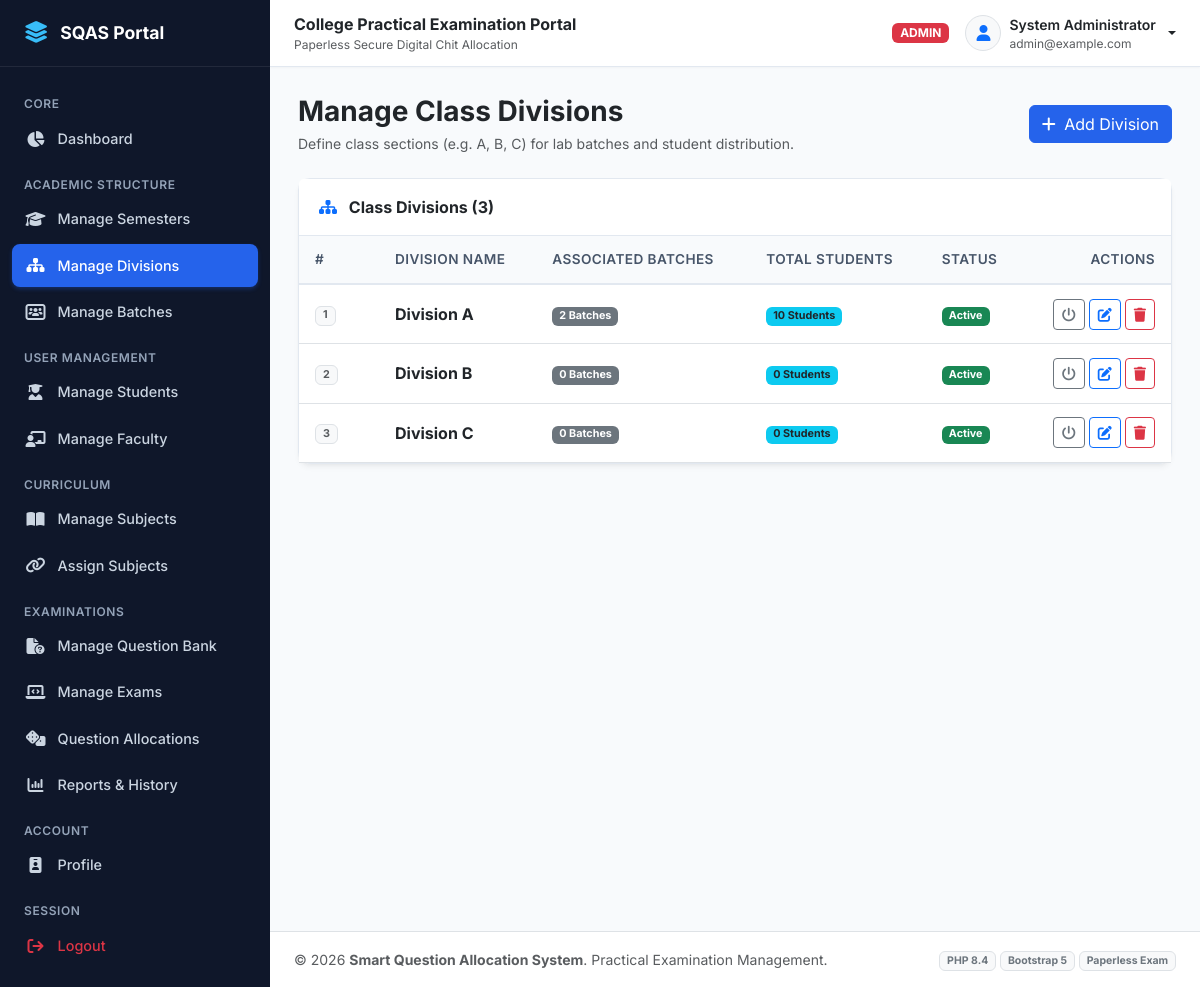
Screenshot of /admin/divisions.php (signed in) with the database file from the repository.
### tables this page shows
CREATE TABLE `divisions` (
  `division_id` INT AUTO_INCREMENT PRIMARY KEY,
  `division_name` VARCHAR(20) NOT NULL UNIQUE,
  `status` ENUM('active', 'inactive') NOT NULL DEFAULT 'active',
  `created_at` TIMESTAMP DEFAULT CURRENT_TIMESTAMP
);

### admin/divisions.php (the view, shortened to what this page needs)
<?php
require_once __DIR__ . '/../includes/functions.php';
$divisions = $pdo->query("
    SELECT d.*,
           (SELECT COUNT(*) FROM batches b WHERE b.division_id = d.division_id) as batch_count,
           (SELECT COUNT(*) FROM students s WHERE s.division_id = d.division_id) as student_count
    FROM divisions d
    ORDER BY d.division_name ASC
")->fetchAll();
include __DIR__ . '/../includes/header.php';
?>
<div class="d-flex justify-content-between align-items-center mb-4 flex-wrap gap-2">
    <div>
        <h3 class="fw-bold text-dark mb-1">Manage Class Divisions</h3>
        <p class="text-muted small mb-0">Define class sections (e.g. A, B, C) for lab batches and student distribution.</p>
    </div>
    <button class="btn btn-primary" data-bs-toggle="modal" data-bs-target="#addDivisionModal">
        <i class="fa-solid fa-plus me-1"></i> Add Division
    </button>
</div>
<div class="card">
    <div class="card-header bg-white d-flex justify-content-between align-items-center">
        <span class="fw-bold text-dark"><i class="fa-solid fa-sitemap me-2 text-primary"></i> Class Divisions (<?= count($divisions) ?>)</span>
    </div>
    <div class="card-body p-0">
        <div class="table-responsive">
            <table class="table table-hover align-middle mb-0">
                <thead>
                    <tr>
                        <th style="width: 80px;">#</th>
                        <th>Division Name</th>
                        <th>Associated Batches</th>
                        <th>Total Students</th>
                        <th>Status</th>
                        <th class="text-end">Actions</th>
                    </tr>
                </thead>
                <tbody>
                    <?php if (empty($divisions)): ?>
                        <tr><td colspan="6" class="text-center text-muted py-4">No divisions found. Click "Add Division" to create one.</td></tr>
                    <?php else: ?>
                        <?php foreach ($divisions as $idx => $div): ?>
                            <tr>
                                <td><span class="badge bg-light text-muted border"><?= $idx + 1 ?></span></td>
                                <td class="fw-bold fs-6 text-dark">Division <?= e($div['division_name']) ?></td>
                                <td><span class="badge bg-secondary"><?= $div['batch_count'] ?> Batches</span></td>
                                <td><span class="badge bg-info text-dark"><?= $div['student_count'] ?> Students</span></td>
                                <td><?= status_badge($div['status']) ?></td>
                                <td class="text-end">
                                    <a href="divisions.php?action=toggle&id=<?= $div['division_id'] ?>" class="btn btn-sm btn-outline-secondary" title="Toggle Status">
                                        <i class="fa-solid fa-power-off"></i>
                                    </a>
                                    <button class="btn btn-sm btn-outline-primary" data-bs-toggle="modal" data-bs-target="#editDivModal<?= $div['division_id'] ?>" title="Edit">
                                        <i class="fa-solid fa-pen-to-square"></i>
                                    </button>
                                    <a href="divisions.php?action=delete&id=<?= $div['division_id'] ?>" class="btn btn-sm btn-outline-danger" data-confirm="Are you sure you want to delete Division <?= e($div['division_name']) ?>?" title="Delete">
                                        <i class="fa-solid fa-trash"></i>
                                    </a>
                                </td>
                            </tr>
                        <?php endforeach; ?>
                    <?php endif; ?>
                </tbody>
            </table>
        </div>
    </div>
</div>
<?php include __DIR__ . '/../includes/footer.php'; ?>

### includes/functions.php (shortened to what this page needs)
<?php
function e($string) {
    return htmlspecialchars((string)$string, ENT_QUOTES, 'UTF-8');
}
function status_badge($status) {
    $status = strtolower($status);
    $map = [
        'active'     => ['class' => 'bg-success', 'text' => 'Active'],
        'inactive'   => ['class' => 'bg-secondary', 'text' => 'Inactive'],
        'scheduled'  => ['class' => 'bg-info text-dark', 'text' => 'Scheduled'],
        'running'    => ['class' => 'bg-warning text-dark', 'text' => 'Running'],
        'completed'  => ['class' => 'bg-primary', 'text' => 'Completed'],
        'cancelled'  => ['class' => 'bg-danger', 'text' => 'Cancelled'],
        'draft'      => ['class' => 'bg-secondary', 'text' => 'Draft'],
        'allocated'  => ['class' => 'bg-info text-dark', 'text' => 'Allocated'],
        'submitted'  => ['class' => 'bg-success', 'text' => 'Submitted'],
        'absent'     => ['class' => 'bg-danger', 'text' => 'Absent']
    ];
    $item = $map[$status] ?? ['class' => 'bg-secondary', 'text' => ucfirst($status)];
    return '<span class="badge ' . $item['class'] . '">' . $item['text'] . '</span>';
}

### assets/css/style.css (style rules this page uses)
:root { --primary-navy: #0f2744; --primary-blue: #1e40af; --primary-accent: #2563eb; --primary-hover: #1d4ed8; --bg-slate: #f8fafc; --bg-sidebar: #0f172a; --bg-sidebar-hover: #1e293b; --text-dark: #1e293b; --text-muted: #64748b; --border-light: #e2e8f0; --card-shadow: 0 4px 6px -1px rgba(0, 0, 0, 0.05), 0 2px 4px -2px rgba(0, 0, 0, 0.05); --card-hover-shadow: 0 10px 15px -3px rgba(0, 0, 0, 0.08), 0 4px 6px -4px rgba(0, 0, 0, 0.05); }
body { font-family: 'Inter', system-ui, -apple-system, BlinkMacSystemFont, "Segoe UI", Roboto, sans-serif; background-color: var(--bg-slate); color: var(--text-dark); min-height: 100vh; display: flex; flex-direction: column; }
.card { border: 1px solid var(--border-light); border-radius: 0.75rem; box-shadow: var(--card-shadow); transition: box-shadow 0.2s ease, transform 0.2s ease; background-color: #ffffff; }
.card-header { background-color: #ffffff; border-bottom: 1px solid var(--border-light); font-weight: 600; padding: 1rem 1.25rem; }
.table thead th { background-color: #f8fafc; color: #475569; font-weight: 600; font-size: 0.85rem; text-transform: uppercase; letter-spacing: 0.03em; border-bottom: 2px solid var(--border-light); padding: 0.85rem 1rem; }
.table tbody td { padding: 0.85rem 1rem; vertical-align: middle; font-size: 0.9rem; }
.btn-primary { background-color: var(--primary-accent); border-color: var(--primary-accent); }

### rows the page displays
divisions: division_name "A", batch_count "2", student_count "10", status "Active"
divisions: division_name "B", batch_count "0", student_count "0", status "Active"
divisions: division_name "C", batch_count "0", student_count "0", status "Active"

### other values shown
$currentUser['role'] "ADMIN"
$currentUser['name'] "System Administrator"
$currentUser['email'] "admin@example.com"
count($divisions) "3"
APP_NAME "Smart Question Allocation System"
PHP_MAJOR_VERSION "8"
PHP_MINOR_VERSION "4"
